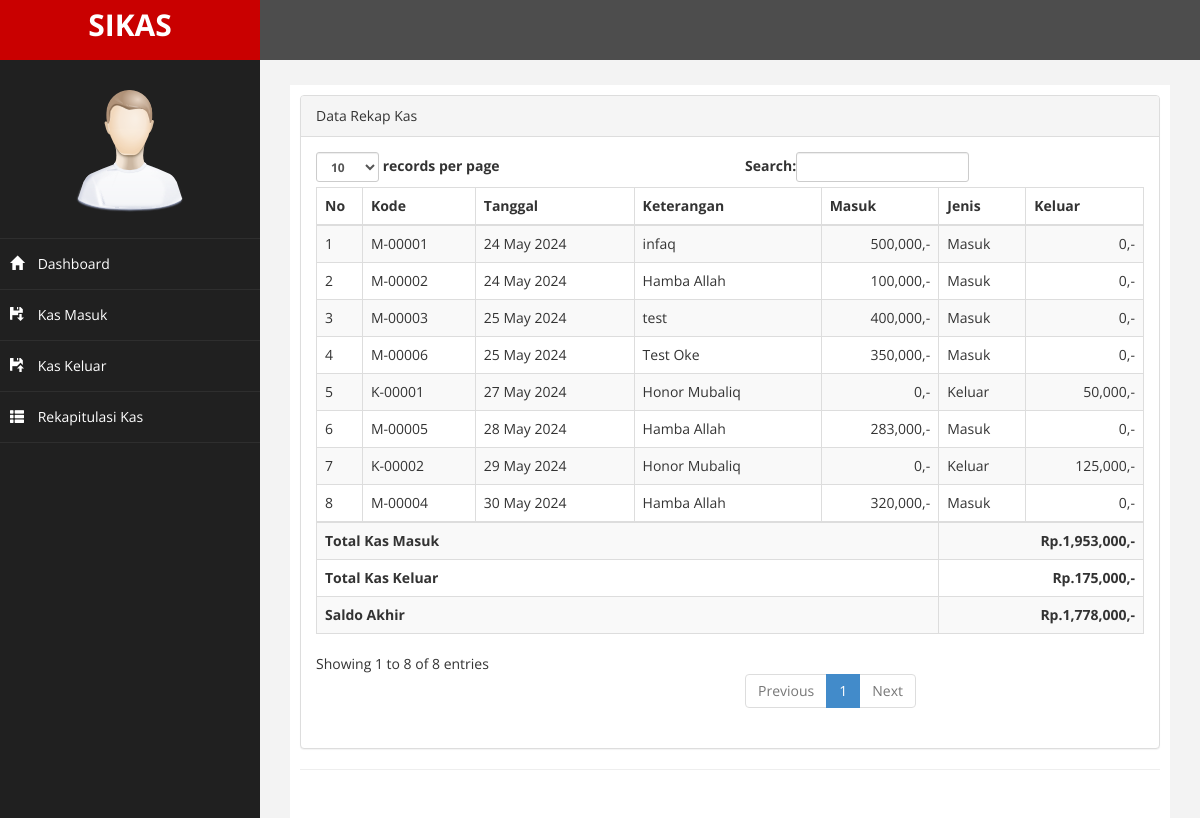
The app's page /?page=rekap with its own data.
### tables this page shows
CREATE TABLE `transaksi` (
  `kode` varchar(7) NOT NULL,
  `keterangan` varchar(30) NOT NULL,
  `tgl` date NOT NULL,
  `jumlah` int(10) NOT NULL,
  `jenis` varchar(20) NOT NULL,
  `keluar` int(20) NOT NULL
);

### page/kas_rekap/rekap.php (the view)
<div class="row">
                <div class="col-md-12">
                    <div class="panel panel-default">
                        <div class="panel-heading">
                             Data Rekap Kas
                        </div>
                        <div class="panel-body">
                            <div class="table-responsive">
                                <table class="table table-striped table-bordered table-hover" id="dataTables-example">
                                    <thead>
                                        <tr>
                                            <th>No</th>
                                            <th>Kode</th>
                                            <th>Tanggal</th>
                                            <th>Keterangan</th>
                                            <th>Masuk</th>
                                            <th>Jenis</th>
                                            <th>Keluar</th>
                                        </tr>
                                    </thead>
                                    <tbody>
                                    	<?php
                                    	$no = 1;
                                    	$total = 0;
                                    	$total_keluar = 0;
                                    	$saldo_akhir = 0;
                                    	$sql=mysqli_query($con,"SELECT * FROM transaksi ORDER BY tgl");
        								while ($data=mysqli_fetch_array($sql)) {
                                    	 ?>
                                        <tr class="odd gradeX">
                                        	<td><?= $no++; ?></td>
                                            <td><?= $data['kode']; ?></td>
            								<td><?= date('d F Y', strtotime($data['tgl'])); ?></td>
            								<td><?= $data['keterangan']; ?></td>
            								<td align="right"><?= number_format($data['jumlah']).",-"; ?></td>
            								<td><?= $data['jenis']; ?></td>
            								<td align="right"><?= number_format($data['keluar']).",-"; ?></td>
                                        </tr>
                                        <?php
                                        	$total = $total+$data['jumlah'];
                                        	$total_keluar=$total_keluar+$data['keluar'];
                                        	$saldo_akhir = $total-$total_keluar;
                                    	}
                                    	 ?>
                                    </tbody>
	                                    <tr>
	                                    	<td colspan="5"><strong>Total Kas Masuk</strong></td>
	                                    	<td align="right" colspan="2"><strong><?= "Rp." .  number_format($total).",-"; ?></strong></td>
	                                    </tr>
	                                    <tr>
	                                    	<td colspan="5"><strong>Total Kas Keluar</strong></td>
	                                    	<td align="right" colspan="2"><strong><?= "Rp." .  number_format($total_keluar).",-"; ?></strong></td>
	                                    </tr>
	                                    <tr>
	                                    	<td colspan="5"><strong>Saldo Akhir</strong></td>
	                                    	<td align="right" colspan="2"><strong><?= "Rp." .  number_format($saldo_akhir).",-"; ?></strong></td>
	                                    </tr>
                                </table>
                            </div>

### index.php (shortened to what this page needs)
<?php
require_once "config/koneksi.php";
 ?>
<!DOCTYPE html>
<html xmlns="http://www.w3.org/1999/xhtml">
<head>
    <link href="assets/css/bootstrap.css" rel="stylesheet" />
    <link href="assets/css/font-awesome.css" rel="stylesheet" />
    <link href="assets/css/custom.css" rel="stylesheet" />
</head>
<body>
    <div id="wrapper">
        <nav class="navbar navbar-default navbar-cls-top " role="navigation" style="margin-bottom: 0">
            <div class="navbar-header">
                <a class="navbar-brand" href="index.html">SIKAS</a>
            </div>
        </nav>
                <nav class="navbar-default navbar-side" role="navigation">
            <div class="sidebar-collapse">
                <ul class="nav" id="main-menu">
				<li class="text-center">
                    <img src="assets/img/find_user.png" class="user-image img-responsive"/>
					</li>
                    <li>
                        <a  href="?page=dashboard"><i class="glyphicon glyphicon-home"></i> Dashboard</a>
                    </li>
                    <li>
                        <a  href="?page=masuk"><i class="glyphicon glyphicon-floppy-save"></i> Kas Masuk</a>
                    </li>
                    <li>
                        <a  href="?page=keluar"><i class="glyphicon glyphicon-floppy-open"></i> Kas Keluar</a>
                    </li>
                    <li>
                        <a  href="?page=rekap"><i class="glyphicon glyphicon-th-list"></i> Rekapitulasi Kas</a>
                    </li>
                </ul>
            </div>
        </nav>
        <div id="page-wrapper" >
            <div id="page-inner">
                <div class="row">
                    <div class="col-md-12">
                    <?php
                        $page = $_GET['page'] ?? null;
                        $aksi = $_GET['aksi'] ?? null;
                        if ($page == "masuk") {
                            if ($aksi == "") {
                                include 'page/kas_masuk/masuk.php';
                            } else if ($aksi == "hapus") {
                                include 'page/kas_masuk/hapus.php';
                            }
                        } else if ($page == "keluar") {
                            if ($aksi == "") {
                                include 'page/kas_keluar/keluar.php';
                            } else if ($aksi == "hapus") {
                                include 'page/kas_keluar/hapus.php';
                            }
                        } else if ($page == "rekap") {
                            if ($aksi == "") {
                                include 'page/kas_rekap/rekap.php';
                            }
                        } else if ($page == "dashboard" || $page == "") {
                            if ($aksi == "") {
                                include 'page/dashboard/dashboard.php';
                            }
                        }
                    ?>
                    </div>
                </div>
                 <hr />
    </div>
            </div>
        </div>
</body>
</html>

### assets/css/custom.css (style rules this page uses)
body { font-family: 'Open Sans', sans-serif; }
#wrapper { width: 100%; background:#202020; }
#page-wrapper { padding: 15px 15px; min-height: 600px; background:#F3F3F3; }
#page-inner { width:100%; margin:10px 20px 10px 0px; background-color:#fff!important; padding:10px; min-height:1200px; }
.text-center { text-align:center; }
.user-image { margin: 25px auto; -webkit-border-radius: 10px; -moz-border-radius: 10px; border-radius: 10px; max-height:170px; max-width:170px; }
.navbar-cls-top .navbar-brand { color: #fff; background: #C90000; width: 260px; text-align: center; height: 60px; font-size: 30px; font-weight: 700; }
.sidebar-collapse , .sidebar-collapse .nav { background:none; }
.sidebar-collapse .nav { padding:0; }
.sidebar-collapse .nav > li > a { color:#fff; background:#202020; text-shadow:none; }
.sidebar-collapse > .nav > li > a { padding:15px 10px; }
.sidebar-collapse > .nav > li { border-bottom: 1px solid rgba(107, 108, 109, 0.19); }
.navbar-side { border:none; background-color: #202020; }
.navbar-cls-top { background:#4D4D4D; border-bottom:none; }
.navbar-default { border:0px solid black; }
.navbar-header { background: #A70303; }
.nav > li > a > i { margin-right:10px; }
@media (min-width:768px) { #page-wrapper { margin: 0 0 0 260px; padding: 15px 30px; min-height: 1200px; } }
@media (min-width:768px) { .navbar-side { z-index: 1; position: absolute; width: 260px; } }
@media (min-width:768px) { .navbar { border-radius: 0px; } }

### records on screen
transaksi: kode "M-00001", tgl "24 May 2024", keterangan "infaq", jumlah "500,000", jenis "Masuk", keluar "0"
transaksi: kode "M-00002", tgl "24 May 2024", keterangan "Hamba Allah", jumlah "100,000", jenis "Masuk", keluar "0"
transaksi: kode "M-00003", tgl "25 May 2024", keterangan "test", jumlah "400,000", jenis "Masuk", keluar "0"
transaksi: kode "M-00006", tgl "25 May 2024", keterangan "Test Oke", jumlah "350,000", jenis "Masuk", keluar "0"
transaksi: kode "K-00001", tgl "27 May 2024", keterangan "Honor Mubaliq", jumlah "0", jenis "Keluar", keluar "50,000"
transaksi: kode "M-00005", tgl "28 May 2024", keterangan "Hamba Allah", jumlah "283,000", jenis "Masuk", keluar "0"
transaksi: kode "K-00002", tgl "29 May 2024", keterangan "Honor Mubaliq", jumlah "0", jenis "Keluar", keluar "125,000"
transaksi: kode "M-00004", tgl "30 May 2024", keterangan "Hamba Allah", jumlah "320,000", jenis "Masuk", keluar "0"

### other values on screen
$total "1,953,000"
$total_keluar "175,000"
$saldo_akhir "1,778,000"
